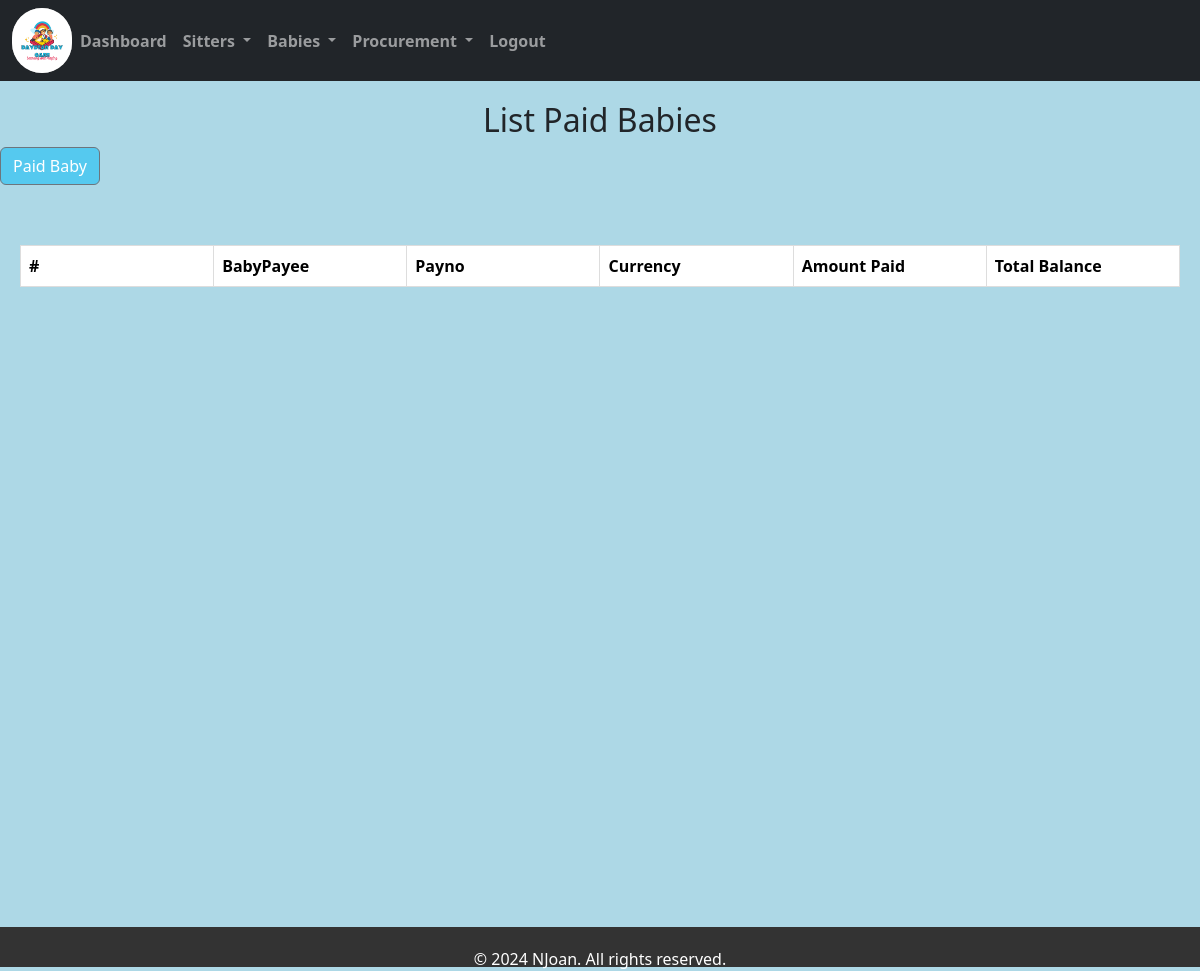
Page /bpaymentlist/ on the earlier database version.
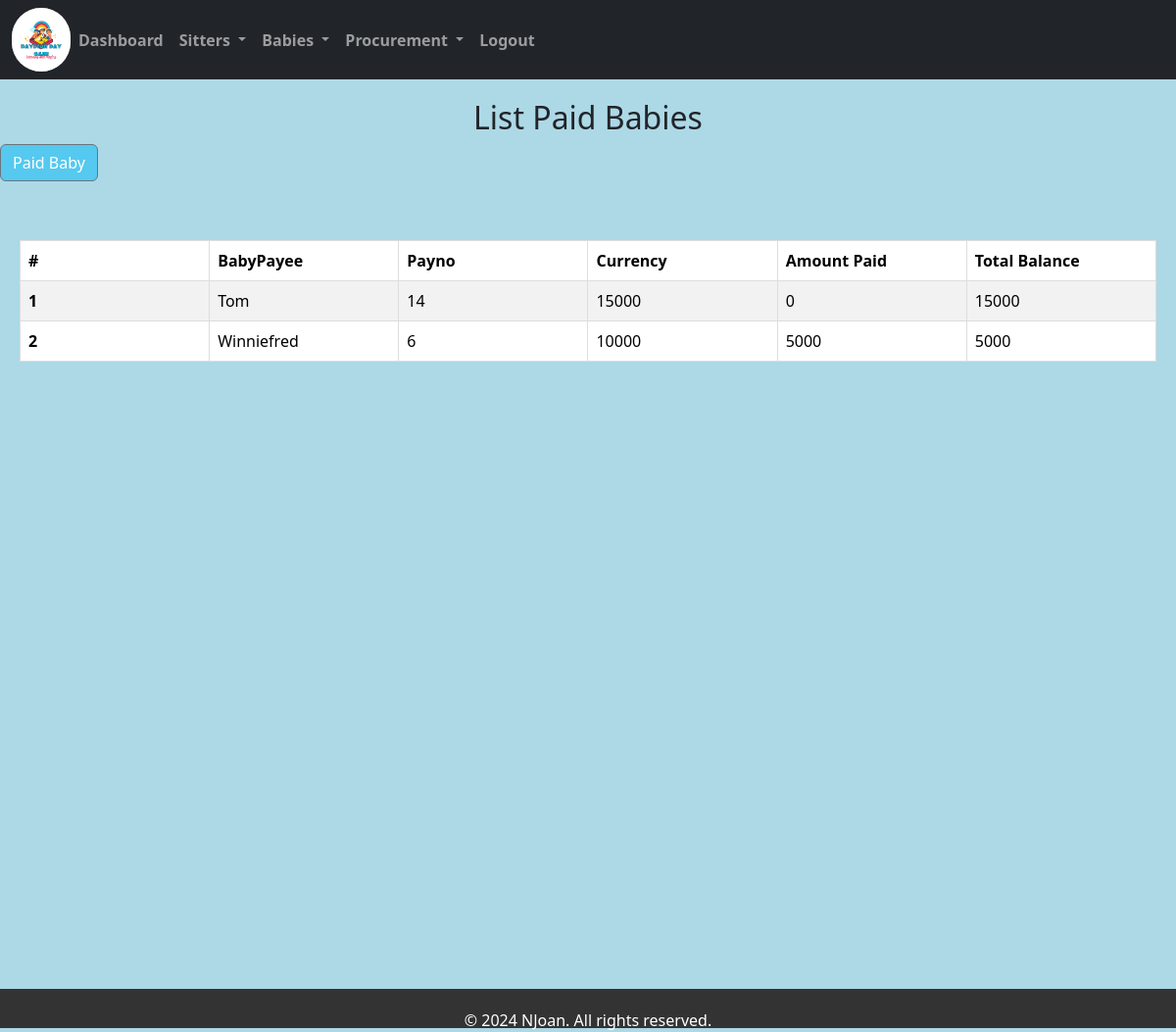
Same page on the later database version.
### home/models.py (models this page shows, shortened)
class Bpayment(models.Model):
    category_payment_id = models.ForeignKey(Categorystay, on_delete=models.CASCADE, max_length=200)
    Payno = models.IntegerField(default=0)
    currency = models.IntegerField(default=0, choices=[(10000, '10000'), (15000, '15000'), (300000, '300000'), (450000, '450000')])
    amount_paid = models.IntegerField(default=0)
    payee=models.ForeignKey(Babesform,on_delete=models.CASCADE,null=True)
    def get_balance(self):
        return self.currency - self.amount_paid

class Babesform(models.Model):
    category_stay=models.CharField(max_length=200)
    baby_name = models.CharField(max_length=200)
    age = models.CharField(max_length=200, default=0)
    gender = models.CharField(max_length=100)
    location = models.CharField(max_length=50, null=True, default=None)
    sponsor = models.CharField(max_length=200)
    parentsname = models.CharField(max_length=200)
    babysno = models.CharField(max_length=200, default=0)
    timein = models.DateTimeField()
    brought_by = models.CharField(max_length=200)
    def __str__(self):
        return self.baby_name

### home/views.py (the view)
# urls.py: path('bpaymentlist/',views.bpaymentlist, name='bpaymentlist'),
def bpaymentlist(request):
   bpaymentlist = Bpayment.objects.all()
   return render (request, 'bpaymentlist.html',{'bpaymentlist':bpaymentlist})

### home/templates/bpaymentlist.html (shortened to what this page needs)
{% extends 'base.html' %}
{% block content %}
<h2>List Paid Babies</h2>
<a href="/bpayment" class="btn btn-outline-secondary">Paid Baby</a>
<div class="container">
  <table class="table table-striped">
    <thead>
      <tr>
        <th scope="col">#</th>
        <th scope="col">BabyPayee</th>
        <th scope="col">Payno</th>
        <th scope="col">Currency</th>
        <th scope="col">Amount Paid</th>
        <th scope="col">Total Balance</th>
      </tr>
    </thead>
    <tbody>
      {% for baby in bpaymentlist %}
      <tr>
        <th scope="row">{{ baby.id }}</th>
        <td>{{ baby.payee }}</td>
        <td>{{ baby.Payno }}</td>
        <td>{{ baby.currency }}</td>
        <td>{{ baby.amount_paid }}</td>
        <td>{{ baby.get_balance }}</td>
      </tr>
      {% endfor %}
    </tbody>
  </table>
</div>
<br><br><br><br><br><br><br><br><br><br><br><br><br><br><br><br><br><br><br><br><br><br><br><br><br>
{% endblock %}

### home/templates/base.html (shortened to what this page needs)
{% load static %}
<!DOCTYPE html>
<html lang="en">
<head>
    <link rel="stylesheet" href="https://cdn.jsdelivr.net/npm/bootstrap@5.3.3/dist/css/bootstrap.min.css">
</head>
<body>
    <nav class="navbar navbar-expand-lg navbar-dark bg-dark justify-content-end">
        <div class="container-fluid">
            <img src="../static/Images/CAPTAIN.png"
          style="  border-radius: 100px; height: 65px;width: 60px; text-align: center; background-color: rgb(164, 164, 164) " >
            <div class="collapse navbar-collapse" id="navbarNavDropdown">
                <ul class="navbar-nav">
                    <li class="nav-item">
                        <a class="nav-link" href="/dash"><b>Dashboard</b></a>
                    </li>
                    <li class="nav-item dropdown">
                        <a class="nav-link dropdown-toggle" href="#" id="navbarDropdownMenuLink" role="button" data-bs-toggle="dropdown" aria-expanded="false">
                            <b>Sitters</b>
                        </a>
                    </li>
                    <li class="nav-item dropdown">
                        <a class="nav-link dropdown-toggle" href="#" id="navbarDropdownMenuLink" role="button" data-bs-toggle="dropdown" aria-expanded="false">
                            <b>Babies</b>
                        </a>
                    </li>
                    <li class="nav-item dropdown">
                        <a class="nav-link dropdown-toggle" href="#" id="navbarDropdownMenuLink" role="button" data-bs-toggle="dropdown" aria-expanded="false">
                            <b>Procurement</b>
                        </a>
                    </li>
                    <li class="nav-item">
                        <a class="nav-link" href="/"><b>Logout</b></a>
                    </li>
                </ul>
            </div>
        </div>
    </nav>
        {% block content %}
        {% endblock %}
</body>
<footer>
    <p>&copy; 2024 NJoan. All rights reserved.</p>
  </footer>
</html>

### home/templates/bpaymentlist.html (style rules this page uses)
body { background-color: lightblue; margin: 0; padding: 0; }
h2 { text-align: center; margin-top: 20px; }
.container { padding: 20px; margin-top: 20px; max-width: 100%; overflow-x: auto; }
.btn { background-color: rgb(85, 201, 239); color: white; }
.table { width: 100%; margin: 20px auto; table-layout: fixed; }
th, td { border: 1px solid #dddddd; text-align: left; padding: 8px; white-space: nowrap; }

### home/templates/base.html (style rules this page uses)
footer { background-color: #333; color: #fff; text-align: center; padding: 20px 0; bottom: 0; width: 100%; height:20px }

Differences in the rows shown:
added Bpayment: id "1", payee "Tom", Payno "14", currency "15000", amount_paid "0", get_balance "15000"
added Bpayment: id "2", payee "Winniefred", Payno "6", currency "10000", amount_paid "5000", get_balance "5000"
